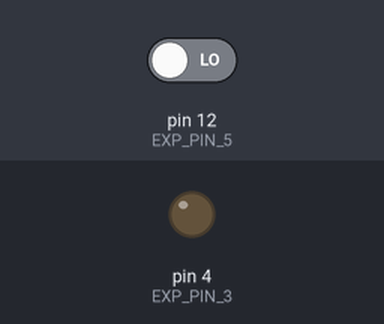
A sketch run on a simulated Arduino Uno, built with avr-gcc and run on an emulated ATmega328P. Parts: output pins drawn as LEDs (lit = HIGH). Dashed ring = blinking. Inputs (shaded band) come from the test bench; at power-on: pin 12 (EXP_PIN_5) LOW.

Above: at 1.2 s.
1.3 s: pin 12 (EXP_PIN_5) driven HIGH
At 1.55 s:
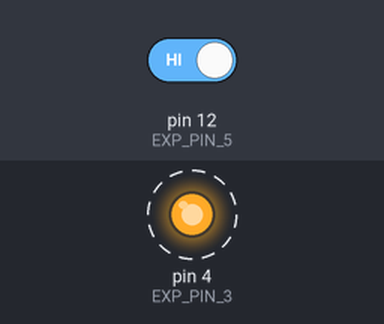
4.3 s: pin 12 (EXP_PIN_5) driven LOW
At 4.3 s:
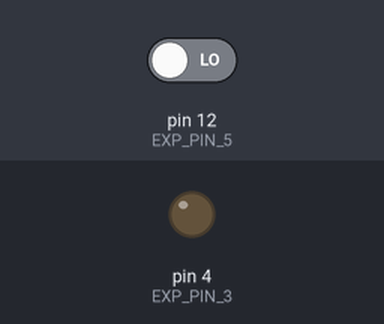
Timing chart, 0 to 7.3 s (numbered marks = the images above; inputs shaded):
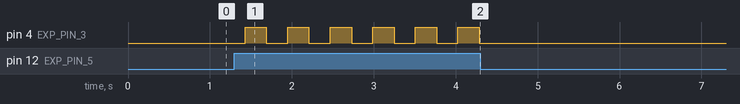

The sketch:

Motion_Detector.ino
```cpp
/*------------PIN DECLARATION FOR ESP8266 I/O EXPANSION SHIELD------------
        I/O         ORIGINAL
        Expansion     PIN
        Shield      ESP8266
--------------------------------------------------------------------------*/
#define EXP_PIN_2     0
#define EXP_PIN_3     4		//LED MODULE
#define EXP_PIN_4     5
#define EXP_PIN_5     12	//PIR SENSOR
#define EXP_PIN_6     13
#define EXP_PIN_7     15
/*------------PIN DECLARATION FOR ESP8266 I/O EXPANSION SHIELD------------*/

void fadeLED(int times) {
  for (int i = 0; i < times; i++) {
    for (int j = 0; j < 256; j++) {
      analogWrite(EXP_PIN_3, j);
      delay(1);
    }
    for (int j = 255; j >= 0; j--) {
      analogWrite(EXP_PIN_3, j);
      delay(1);
    }
  }
}

void setup() {
  pinMode(EXP_PIN_3, OUTPUT);
  pinMode(EXP_PIN_5, INPUT);
}

void loop() {
  while (digitalRead(EXP_PIN_5)) {
    fadeLED(1);
  }
}
```

Measured:
- after the input at 1.3 s, pin 4 (EXP_PIN_3): alternates HIGH for 0.26 s and LOW for 0.26 s, starting after 0.13 s
- after the input at 4.3 s, pin 4 (EXP_PIN_3): stops changing and stays LOW
